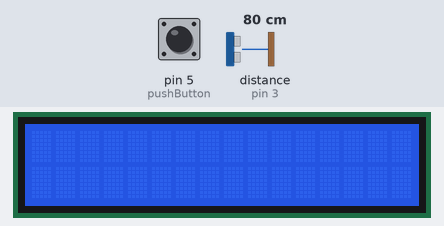
Recording of a sketch running on a simulated Arduino Uno, built with avr-gcc and run on an emulated ATmega328P. On the bench: 16×2 character LCD. The test bench sets the inputs (shaded band); at power-on: pin 5 (pushButton) HIGH, distance to the obstacle (sensor on pin 3) 80 cm. The echo pulse lasts 58.3 µs per cm.

Above: at 1.2 s.
1.3 s: pin 5 (pushButton) pulled LOW for 1 s
At 1.7 s:
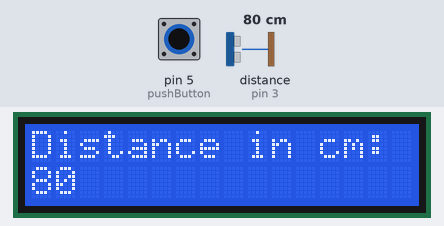
3.8 s: pin 5 (pushButton) pulled LOW for 3.2 s
Timing chart, 0 to 6.8 s (numbered marks = the images above; inputs shaded):
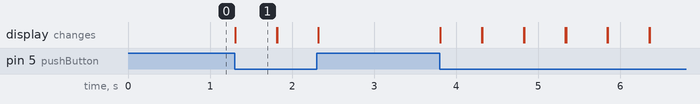

The sketch:

Ultrasonic_Sensor.ino
```cpp
#include <LiquidCrystal.h>

int trigPin = 2;
int echoPin = 3;
int pushButton = 5;
int rsPin = 8;
int enablePin = 9;
int data4Pin = 10;
int data5Pin = 11;
int data6Pin = 12;
int data7Pin = 13;

LiquidCrystal lcd(rsPin, enablePin, data4Pin, data5Pin, data6Pin, data7Pin);

void setup() {
  // put your setup code here, to run once:
  pinMode(trigPin, OUTPUT);
  pinMode(echoPin, INPUT);
  pinMode(pushButton, INPUT);
  lcd.begin(16,2);
}

void loop() {
  // put your main code here, to run repeatedly:
  int buttonValue = digitalRead(pushButton);
  if(buttonValue == LOW)
  {
    digitalWrite(trigPin, LOW);
    delayMicroseconds(10);
    digitalWrite(trigPin, HIGH);
    delayMicroseconds(20);
    digitalWrite(trigPin, LOW);

    long duration = pulseIn(echoPin, HIGH);

    long cm = duration / 2 / 29.1;

    lcd.setCursor(0, 0);
    lcd.print("Distance in cm: ");
    lcd.setCursor(0, 1);
    lcd.print(cm);
    delay(500);
    lcd.clear();
  }
}
```

Measured:
- after the input at 1.3 s, the display: changes at once (image 1)
- what the display in image 1 shows lasts 0.5 s, from 1.3 s to 1.8 s
